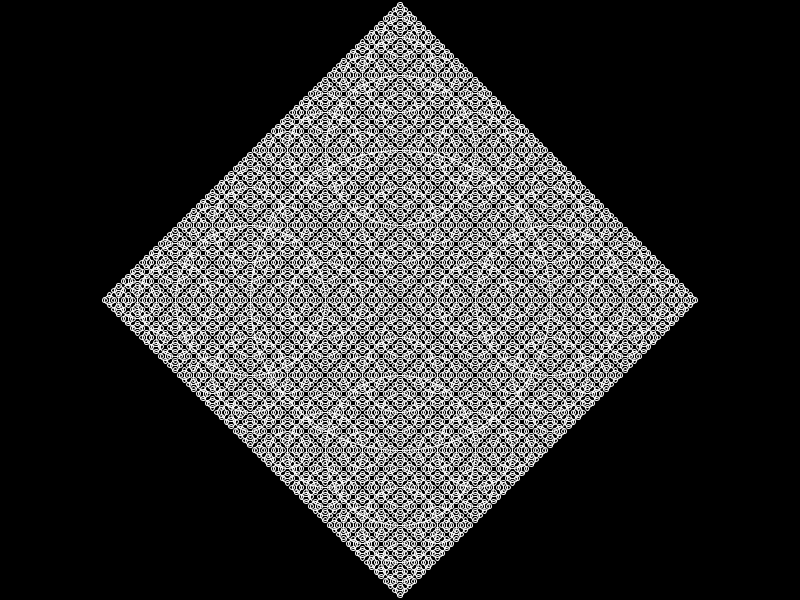
Frame 1 (no input)
Frame 2 (the mouse pressed at the canvas centre, redrawn once): identical to frame 1, image omitted

The Processing sketch that drew this single still picture (run headless with seeded random() and noise(); the mouse was pressed at the canvas centre and the sketch redrawn once):

// Processing sketch: lab_09_recursive_circles
// ── lab_09_recursive_circles.pde
/*
 * Name: Jane Student
 * ID# : 123456
 * Lab : Recursive Circles
 *
 * @author Stephen C. Fornal
 * @author http://mrfornal.net
 * Licensed under Creative Commons (CC BY-SA 3.0)
 * You are free to modify, share, and redistribute this code
 * but you may not charge for it. Please leave the authorship
 * and license information intact.
 *
 */

void setup()
{
    size(800, 600);
    smooth();
    noLoop(); //Make draw() happen once only
}

void draw()
{
    background(0);
    noFill();
    stroke(255);
    
    circles(width / 2, height / 2, 300);
}

void circles(float x, float y, float diameter)
{
    ellipse(x, y, diameter, diameter);
    
    if (diameter > 6)
    {
        float half = diameter / 2;
        circles(x + half, y, half);
        circles(x - half, y, half);
        circles(x, y + half, half);
        circles(x, y - half, half);
    }
}
